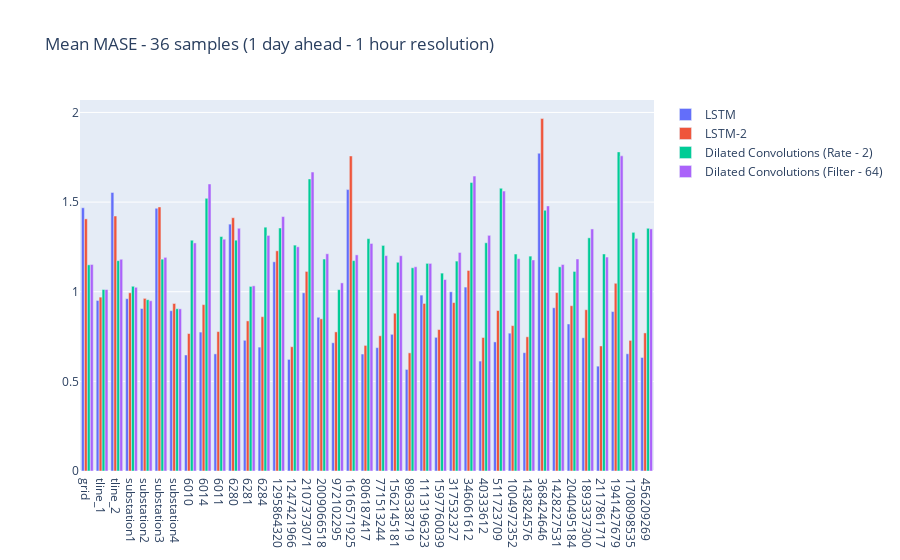

Notebook cell for this chart:
### Markdown cell above
plot error in chart

### Code cell
fig = go.Figure(data=[
    go.Bar(name='LSTM', x=const.TS, y=mase_vals_lstm),
    go.Bar(name='LSTM-2', x=const.TS, y=mase_vals_lstm2),
#     go.Bar(name='Dilated Convolutions (Rate - 1)', x=const.TS, y=mase_vals_cnn_d1),
    go.Bar(name='Dilated Convolutions (Rate - 2)', x=const.TS, y=mase_vals_cnn),
    go.Bar(name='Dilated Convolutions (Filter - 64)', x=const.TS, y=mase_vals_cnn2)
])
# Change the bar mode
fig.update_layout(barmode='group')
fig.update_layout(title='Mean MASE - 36 samples (1 day ahead - 1 hour resolution)')
fig.show()
